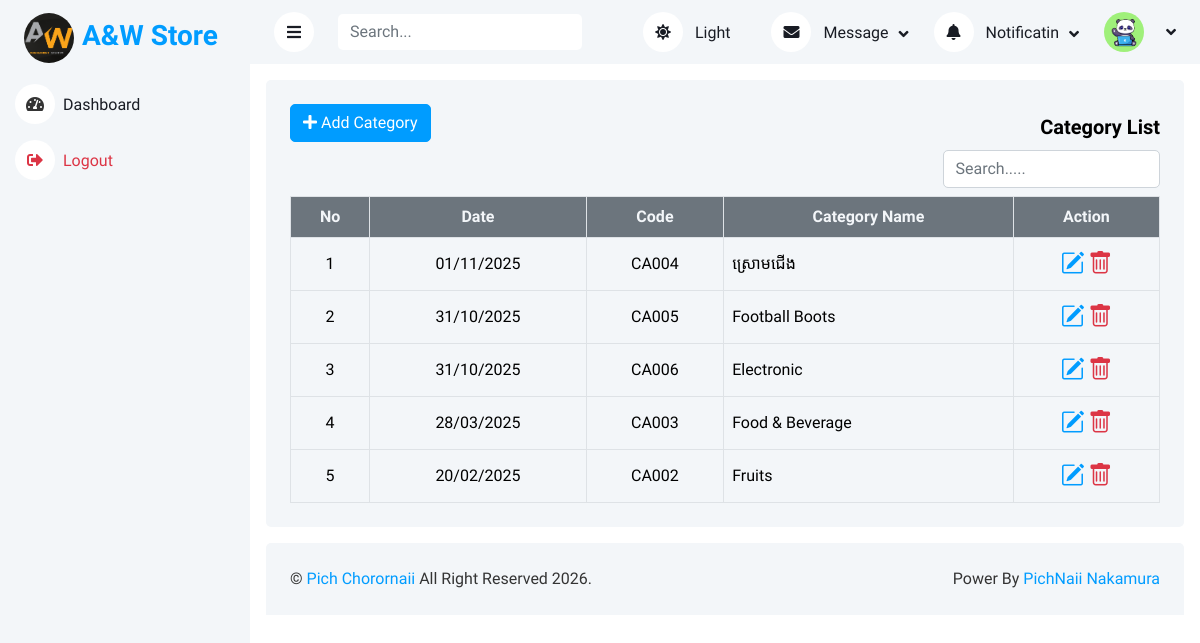
Screenshot of /admin/category.php with the database file from the repository.
### tables this page shows
CREATE TABLE `configurations` (
  `id` int(11) NOT NULL,
  `slideshow` int(11) NOT NULL,
  `product` int(11) NOT NULL,
  `category` int(11) NOT NULL,
  `page` int(11) NOT NULL,
  `user` int(11) NOT NULL,
  `report` int(11) NOT NULL,
  `setting` int(11) NOT NULL,
  `user_delete` int(11) NOT NULL,
  `user_edit` int(11) NOT NULL,
  `theme` tinyint(1) NOT NULL,
  `theme_color` int(11) NOT NULL,
  `productprefix` varchar(11) NOT NULL,
  `sidebar_color` varchar(11) NOT NULL,
  `body_color` varchar(11) NOT NULL,
  `bg_color` varchar(11) NOT NULL
);

CREATE TABLE `categories` (
  `id` int(11) NOT NULL,
  `code` varchar(100) NOT NULL,
  `name` varchar(200) NOT NULL,
  `created_date` date DEFAULT NULL
);

### admin/category.php (the view, shortened to what this page needs)
<?php
    require_once 'include/dbconnection.php';
    $sql = "SELECT * FROM categories ORDER BY created_date DESC";
    $result = $conn->query($sql);
?>
<!DOCTYPE html>
<html lang="en">
<?php include "include/header.php"?>
<body>
    <div class="position-relative bg-white d-flex p-0">
		<?php include "include/sidebar.php"?>
        <div class="content">
            <?php include "include/navbar.php"?>
            <div class="container-fluid pt-3 px-3">
                <div class="bg-light text-center rounded p-4">
                    <div class="d-flex align-items-center justify-content-between mb-0">
                        <button type="button" class="btn btn-primary mb-2" data-bs-toggle="modal" data-bs-target="#add">
                            <i class="fas fa-plus"></i> Add Category
                        </button>
                        <h5 class="mb-0 fw-bold text-title">Category List</h5>
                    </div>
                    <div class="d-flex align-items-center justify-content-between mb-2">
                        <div class="input-group w-25">
                            <input type="text" id="categorySearch" class="form-control w-50" placeholder="Search.....">
                        </div>
                    </div>
                    <div class="table-responsive">
                        <table class="table text-start align-middle table-bordered table-hover mb-0">
                            <thead>
                                <tr class="bg-secondary text-light text-center">
                                    <th>No</th>
                                    <th>Date</th>
                                    <th>Code</th>
                                    <th>Category Name</th>
                                    <th>Action</th>
                                </tr>
                            </thead>
                            <tbody class="text-title">
                                <?php
                                    if ($result->num_rows > 0) {
                                        $no = 1;
                                        while($row = $result->fetch_assoc()) {
                                ?>
                                <tr>
                                    <td class="text-center"><?= $no ?></td>
                                    <td class="text-center"><?= date('d/m/Y', strtotime($row['created_date'])) ?></td>
                                    <td class="text-center"><?= $row['code'] ?></td>
                                    <td><?= $row['name'] ?></td>
                                    <td class="text-center">
                                        <a class="edit-btn"
                                            data-id="<?= $row['id'] ?>"
                                            data-code="<?= $row['code'] ?>"
                                            data-name="<?= $row['name'] ?>"
                                            data-created_date="<?= $row['created_date'] ?>"
                                            data-bs-toggle="modal"
                                            data-bs-target="#EditUser">
                                            <i class="bi bi-pencil-square cursor-pointer fs-4"></i>
                                        </a>
                                        <a class="delete-btn" data-id="<?= $row['id'] ?>" data-bs-toggle="modal" data-bs-target="#delete">
                                            <i class="bi bi-trash text-danger cursor-pointer fs-4"></i>
                                        </a>
                                    </td>
                                </tr>
                                <?php
                                    $no++;
                                    }
                                } else { ?>
                                    <tr><td colspan='4' class='text-center text-danger'>No products found.</td></tr>
                                <?php } ?>
                            </tbody>
                        </table>
                    </div>
                </div>
            </div>
            <?php include "include/footer.php"?>
		</div>
	</div>
</body>
</html>

### admin/css/style.css (style rules this page uses)
:root { --primary: #009cff; --light: #f3f6f9; --white: #ffffff; --dark: #191c24; }
.btn { transition: 0.5s; }
.btn.btn-primary { color: #ffffff; }
.content { margin-left: 250px; min-height: 100vh; background: var(--bg-content); transition: 0.5s; }
@media (min-width: 992px) { .content { width: calc(100% - 200px); } }
.text-title { color: var(--text-title); }

### rows the page displays
categories: created_date "01/11/2025", code "CA004", name "ស្រោមជើង"
categories: created_date "31/10/2025", code "CA005", name "Football Boots"
categories: created_date "31/10/2025", code "CA006", name "Electronic"
categories: created_date "28/03/2025", code "CA003", name "Food & Beverage"
categories: created_date "20/02/2025", code "CA002", name "Fruits"
